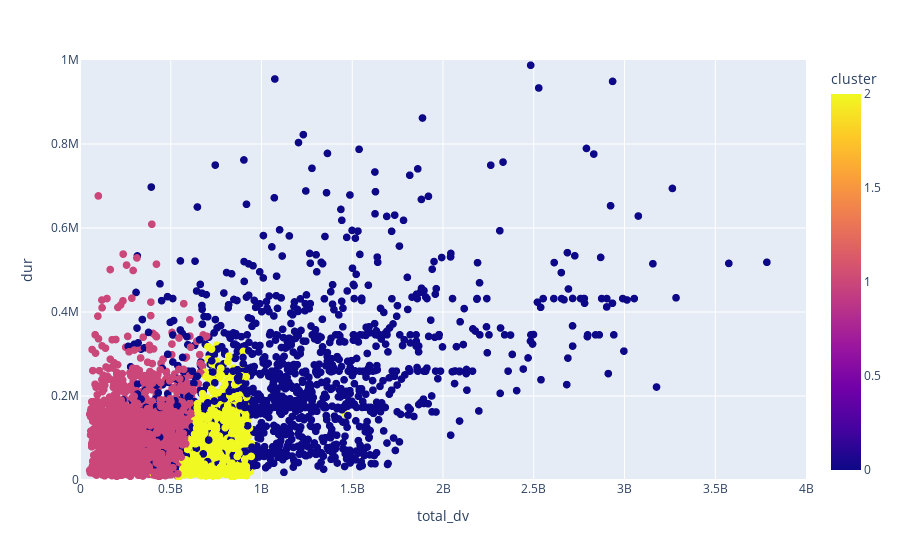

Write notebook code for a chart like this one.
### Code cell
fig = px.scatter(user_engagement_df.sample(5000), x='total_dv', y='dur',
                 color='cluster', size='XDR Sessions')
fig.update_traces(marker_size=8)
fig.update(layout_yaxis_range = [0, 1000000])
fig.update(layout_xaxis_range = [0, 4000000000])
fig.show()

### Figure 1 — Plotly figure (JSON) as saved in the notebook; plotly's stock layout.template omitted (floating-point values rounded to 4 significant figures; data arrays with more than 128 entries replaced by an {"elided": "..."} marker saying what was removed)
{"data": [{"hovertemplate": "total_dv=%{x}<br>dur=%{y}<br>XDR Sessions=%{marker.size}<br>cluster=%{marker.color}<extra></extra>", "legendgroup": "", "marker": {"color": {"elided": "5000 int values"}, "coloraxis": "coloraxis", "size": 8, "sizemode": "area", "sizeref": 0.0275, "symbol": "circle"}, "mode": "markers", "name": "", "showlegend": false, "type": "scattergl", "x": {"elided": "5000 int values"}, "xaxis": "x", "y": {"elided": "5000 int values"}, "yaxis": "y"}], "layout": {"coloraxis": {"colorbar": {"title": {"text": "cluster"}}, "colorscale": [[0, "#0d0887"], [0.1111, "#46039f"], [0.2222, "#7201a8"], [0.3333, "#9c179e"], [0.4444, "#bd3786"], [0.5556, "#d8576b"], [0.6667, "#ed7953"], [0.7778, "#fb9f3a"], [0.8889, "#fdca26"], [1, "#f0f921"]]}, "legend": {"itemsizing": "constant", "tracegroupgap": 0}, "margin": {"t": 60}, "xaxis": {"anchor": "y", "domain": [0, 1], "range": [0, 4000000000], "title": {"text": "total_dv"}}, "yaxis": {"anchor": "x", "domain": [0, 1], "range": [0, 1000000], "title": {"text": "dur"}}}}
